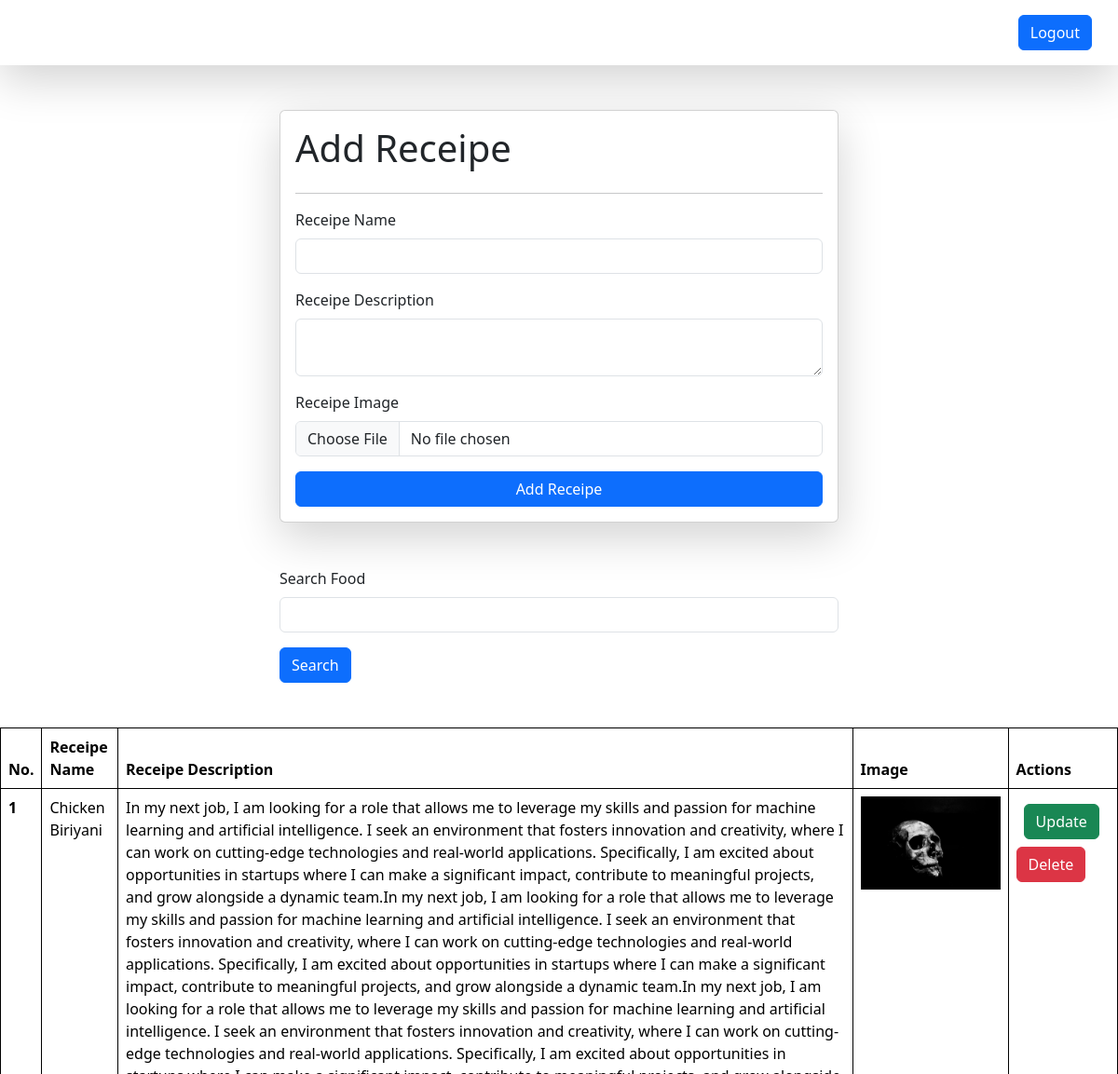
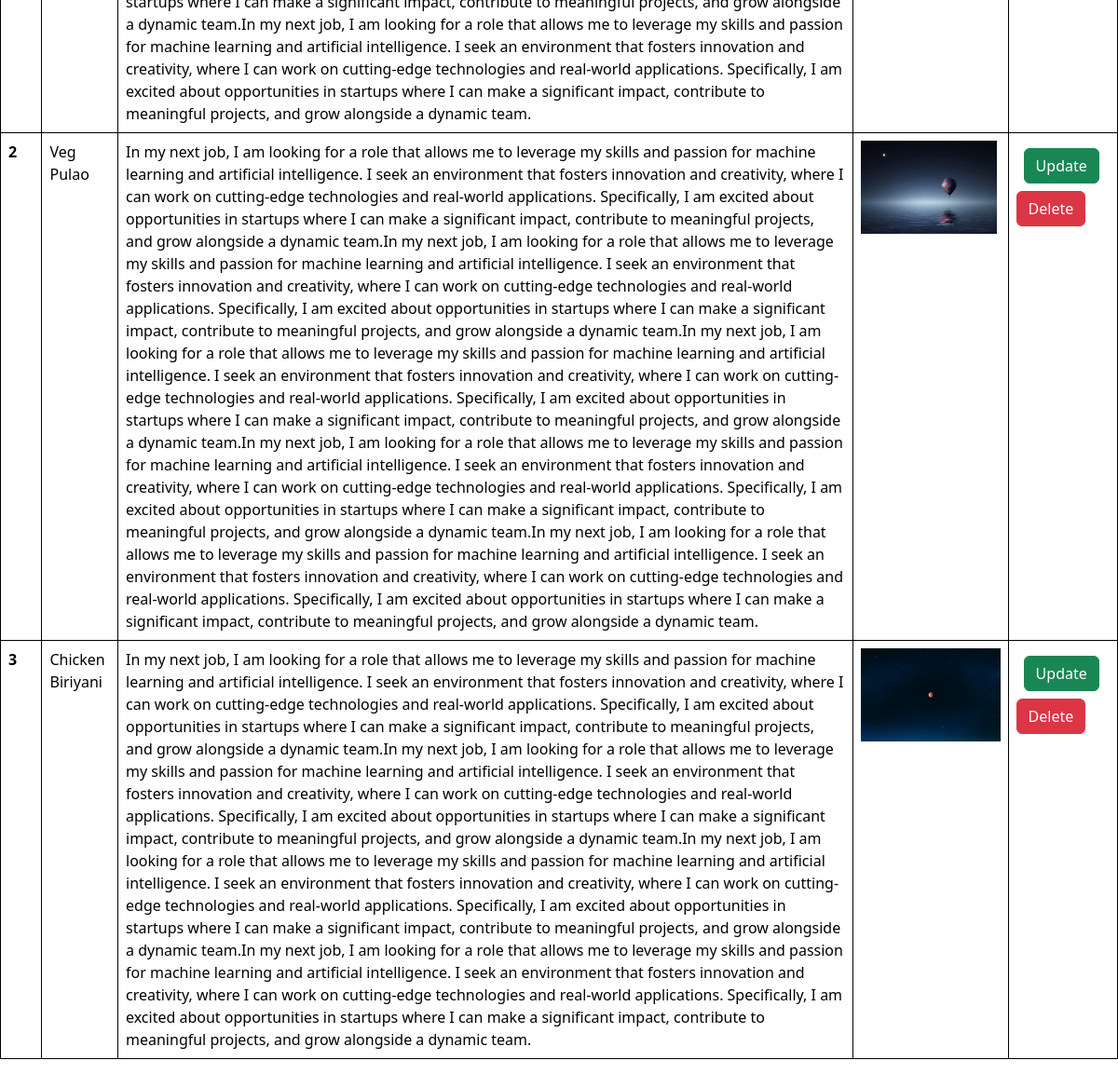
/receipes/ (signed in), run on the app's committed database (2 pictures, top to bottom).
### vege/models.py (models this page shows, shortened)
class Receipe(models.Model):
    user = models.ForeignKey(User, on_delete=models.SET_NULL, null=True, blank=True)
    receipe_name=models.CharField(max_length=100)
    slug = models.SlugField(unique= True)
    receipe_description=models.TextField()
    receipe_image=models.ImageField(upload_to="receipes")
    receipe_view_count=models.IntegerField(default=1)

### vege/views.py (the view, shortened to what this page needs)
# urls.py: path('receipes/', receipes, name='receipes'),
@login_required(login_url='/login/')
def receipes(request):
    queryset=Receipe.objects.all()
    if request.GET.get('search'):
        queryset=queryset.filter(receipe_name__icontains= request.GET.get('search'))
    context={'receipes':queryset}
    return render(request, 'receipes.html',context)

### vege/templates/receipes.html (shortened to what this page needs)
{% extends "common.html" %}
{% block start %}
<div class="comtainer mt-5">
  <form class="col-6 mx-auto card p-3 shadow-lg" enctype="multipart/form-data" method="post">
    <h1>Add Receipe</h1>
    <hr>
    <div class="mb-3">
      <label for="exampleInputEmail1" class="form-label">Receipe Name</label>
      <input name="receipe_name" type="text" class="form-control" required>
    </div>
    <div class="mb-3">
      <label for="exampleInputPassword1" class="form-label">Receipe Description</label>
      <textarea name="receipe_description" class="form-control" required></textarea>
    </div>
    <div class="mb-3">
      <label for="exampleInputPassword1" class="form-label">Receipe Image</label>
      <input name="receipe_image" type="file" class="form-control">
    </div>
    <button type="submit" class="btn btn-primary">Add Receipe</button>
  </form>
  <form>
    <div class="mt-5">
      <div class="mx-auto col-6">
        <div class="mb-3">
          <label for="exampleInputEmail1" class="form-label">Search Food</label>
          <input name="search" type="text" class="form-control">
        </div>
        <button type="submit" class="btn btn-primary">Search</button>
      </div>
    </div>
  </form>
  <table class="table mt-5">
    <thead>
      <tr>
        <th scope="col">No.</th>
        <th scope="col">Receipe Name</th>
        <th scope="col">Receipe Description</th>
        <th scope="col">Image</th>
        <th scope="col">Actions</th>
      </tr>
    </thead>
    <tbody>
      {% for receipe in receipes %}
      <tr>
        <th scope="row">{{forloop.counter}}</th>
        <td>{{receipe.receipe_name}}</td>
        <td>{{receipe.receipe_description}}</td>
        <td>
          <img src="/media/{{receipe.receipe_image}}" style="height:100px">
        </td>
        <td>
          <a href="/update-receipe/{{receipe.slug}}" class="btn btn-success m-2">Update</a>
          <a href="/delete-receipe/{{receipe.id}}" class="btn btn-danger">Delete</a>
        </td>
      </tr>
      {% endfor %}
    </tbody>
  </table>
</div>
{% endblock %}

### vege/templates/common.html (shortened to what this page needs)
<!DOCTYPE html>
<html lang="en">
<head>
    <link href="https://cdn.jsdelivr.net/npm/bootstrap@5.3.3/dist/css/bootstrap.min.css" rel="stylesheet">
</head>
<body>
    <nav class="navbar p-3 shadow-lg">
        <div class="container-fluid">
          <form class="d-flex" role="search">
            {% if request.user.is_authenticated %}
            <a href="/logout/" class="btn btn-primary" type="submit">Logout</a>
            {% else %}
            <a href="/login/" class="btn btn-primary" type="submit">Login</a>
            {% endif %}
          </form>
        </div>
      </nav>
{% block start %}
{% endblock %}
</body>
</html>

### vege/templates/common.html (style rules this page uses)
table, td, th { border: 1px solid black; }

### data on the page
Receipe: receipe_name "Chicken Biriyani", receipe_description "In my next job, I am looking for a role that allows me to leverage my skills and passion for machine learning and artificial intelligence. I seek an environment that fosters innovation and creativity, where I can work on cutting-edge technologies and real-world applications. Specifically, I am excited about opportunities in startups where I can make a significant impact, contribute to meaningful projects, and grow alongside a dynamic team.In my next job, I am looking for a role that allows me to leverage my skills and passion for machine learning and artificial intelligence. I seek an environment that fosters innovation and creativity, where I can work on cutting-edge technologies and…", receipe_image (picture)
Receipe: receipe_name "Veg Pulao", receipe_description "In my next job, I am looking for a role that allows me to leverage my skills and passion for machine learning and artificial intelligence. I seek an environment that fosters innovation and creativity, where I can work on cutting-edge technologies and real-world applications. Specifically, I am excited about opportunities in startups where I can make a significant impact, contribute to meaningful projects, and grow alongside a dynamic team.In my next job, I am looking for a role that allows me to leverage my skills and passion for machine learning and artificial intelligence. I seek an environment that fosters innovation and creativity, where I can work on cutting-edge technologies and…", receipe_image (picture)
Receipe: receipe_name "Chicken Biriyani", receipe_description "In my next job, I am looking for a role that allows me to leverage my skills and passion for machine learning and artificial intelligence. I seek an environment that fosters innovation and creativity, where I can work on cutting-edge technologies and real-world applications. Specifically, I am excited about opportunities in startups where I can make a significant impact, contribute to meaningful projects, and grow alongside a dynamic team.In my next job, I am looking for a role that allows me to leverage my skills and passion for machine learning and artificial intelligence. I seek an environment that fosters innovation and creativity, where I can work on cutting-edge technologies and…", receipe_image (picture)
